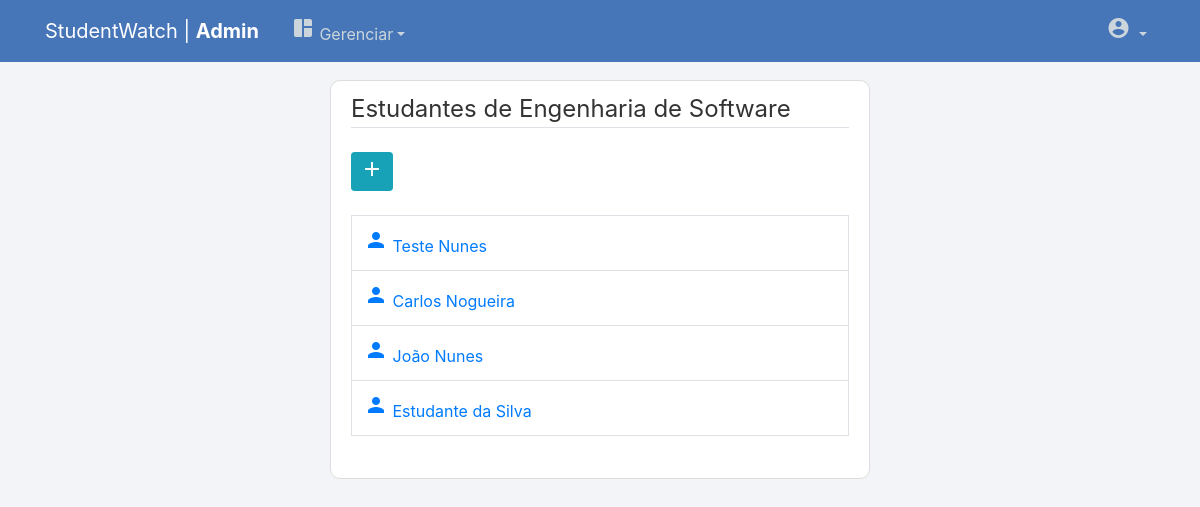
Screenshot of /gerenciarEstudante/1/ (signed in) with the database file from the repository.
### manager/models.py (models this page shows, shortened)
class Curso(models.Model):
    nome = models.CharField(max_length=100)
    descricao = models.TextField(max_length=500)
    coordenador = models.ForeignKey(CoordenadorProfile, on_delete=models.SET_NULL, null=True)
    def __str__(self):
        return self.nome

### users/models.py (models this page shows, shortened)
class EstudanteProfile(models.Model):
    user = models.OneToOneField(User, on_delete=models.CASCADE, null=True, related_name='estudante_profile')
    matricula = models.CharField(max_length=20, null=True)
    curso = models.ForeignKey('manager.Curso', on_delete=models.SET_NULL, null=True)

class User(AbstractUser):
    username = models.EmailField(_('username'), unique=False)
    email = models.EmailField(_('email address'), unique=True)
    tipo = models.CharField(max_length=100)

### manager/views.py (the view)
# urls.py: path('gerenciarEstudante/<int:pk>/', views.gerenciarEstudante, name='gerenciarEstudante'),
@login_required
@permission_required("users.view_estudanteprofile", raise_exception=True)
def gerenciarEstudante(request, pk):
    curso_id = pk
    curso = Curso.objects.get(id=curso_id)
    estudantes = []
    lista_estudanteprofile = EstudanteProfile.objects.all()
    for x in range(len(lista_estudanteprofile)-1, -1, -1):
        if(lista_estudanteprofile[x].curso.id == curso_id):
            estudantes.append(lista_estudanteprofile[x])
    if(estudantes == []):
        estudantes = None
        messages.warning(request, f"Não há estudantes")
    context = {
        'estudantes': estudantes,
        'curso': curso
    }
    return render(request, 'manager/gerenciar-estudante.html', context)

### manager/templates/manager/gerenciar-estudante.html
{% extends "page/base.html" %}
{% block content %}
    <div class="content-section">
        <fieldset class="form-group">
            {% if user.is_staff %}
                <a class="btn btn-info btn-sm mb-4" href="{% url 'estudante-create' %}"><span class="material-icons">add</span></a>
            {% endif %}
            <legend class="border-bottom mb-4">Estudantes de {{ curso }}</legend>
            <table class="table table-bordered">
                {% for estudante in estudantes %}
                <tr>
                    <td>
                        <a href="{% url 'estudante-detail' estudante.id %}"><span class="material-icons">person</span> {{ estudante.user.first_name }} {{ estudante.user.last_name }}</a>
                    </td>
                </tr>
                {% endfor %}
            </table>
        </fieldset>
    </div>
{% endblock content %}

### page/static/page/main.css (style rules this page uses)
body { background: #f2f4f7; color: #333333; margin-top: 5rem; }
.content-section { background: #ffffff; padding: 10px 20px; border: 1px solid #dddddd; border-radius: 10px; margin-bottom: 20px; }

### rows the page displays
Curso: nome "Engenharia de Software"
EstudanteProfile: user.first_name "Teste", user.last_name "Nunes"
EstudanteProfile: user.first_name "Carlos", user.last_name "Nogueira"
EstudanteProfile: user.first_name "João", user.last_name "Nunes"
EstudanteProfile: user.first_name "Estudante", user.last_name "da Silva"
